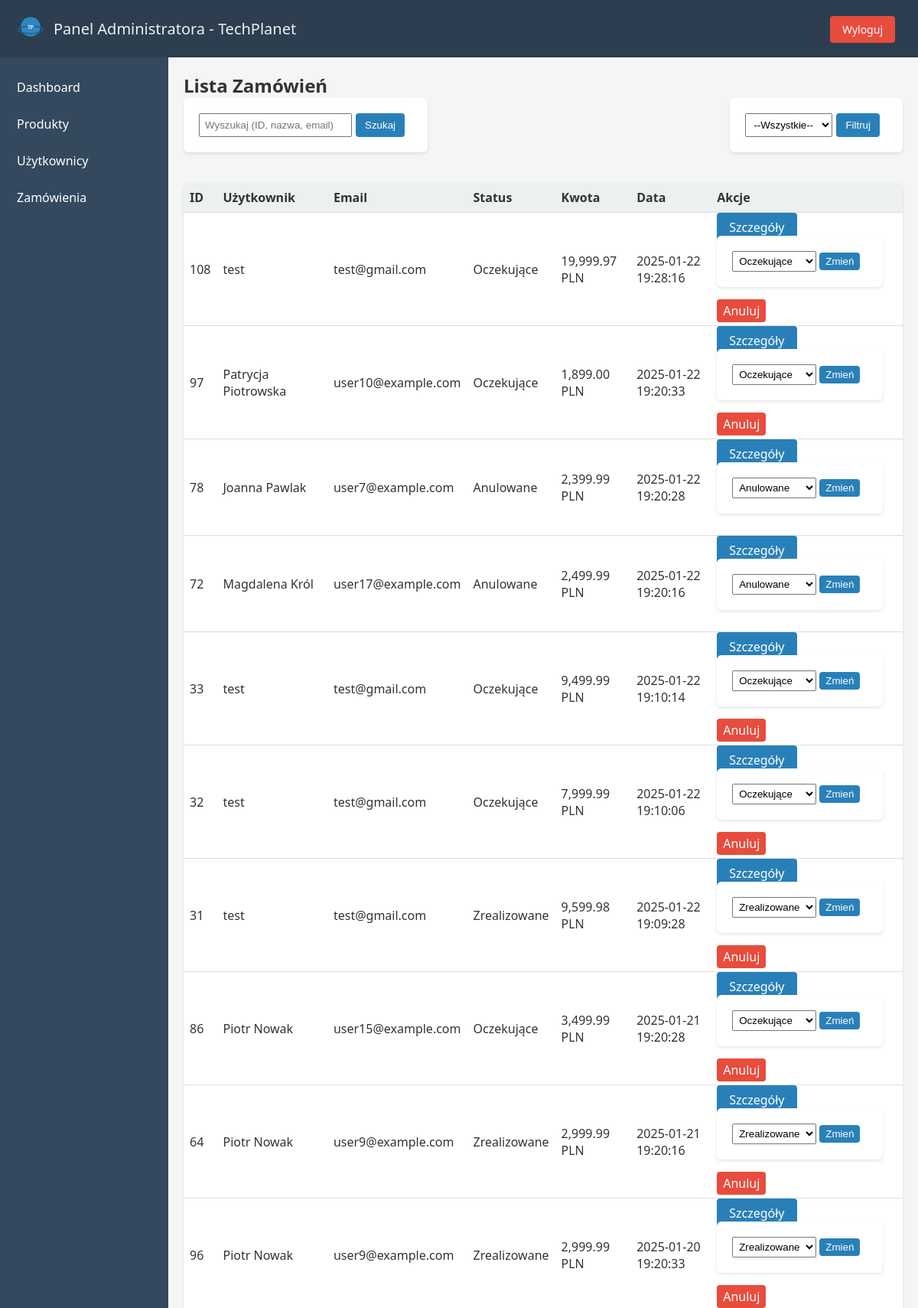
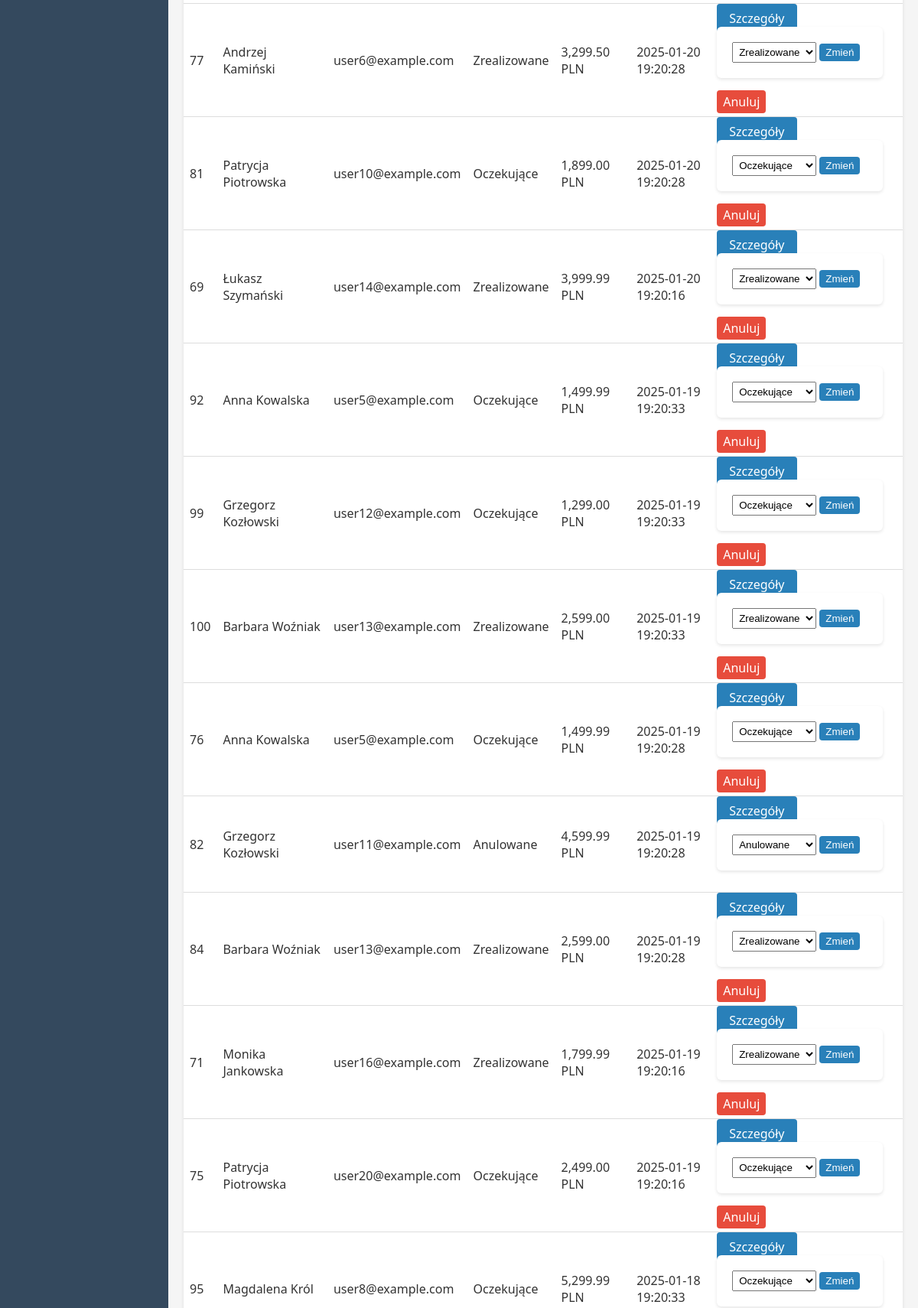
Page /public/index.php?controller=Admin&action=ordersList (signed in, upper part) on the committed database (2 pictures, top to bottom).
### tables this page shows
CREATE TABLE `orders` (
  `id` int(11) NOT NULL,
  `user_id` int(11) NOT NULL,
  `address_id` int(11) DEFAULT NULL,
  `total_price` decimal(10,2) NOT NULL,
  `status` enum('pending','completed','cancelled') DEFAULT 'pending',
  `created_at` timestamp NOT NULL DEFAULT current_timestamp(),
  `full_name` varchar(255) NOT NULL,
  `address` varchar(255) NOT NULL,
  `city` varchar(100) NOT NULL,
  `postal_code` varchar(20) NOT NULL,
  `phone_number` varchar(20) DEFAULT NULL
);

CREATE TABLE `users` (
  `id` int(11) NOT NULL,
  `name` varchar(100) NOT NULL,
  `email` varchar(100) NOT NULL,
  `password` varchar(255) NOT NULL,
  `created_at` timestamp NOT NULL DEFAULT current_timestamp(),
  `role` enum('user','admin') NOT NULL DEFAULT 'user',
  `birth_date` date DEFAULT NULL,
  `country` varchar(100) DEFAULT NULL
);

### app/Controllers/AdminController.php (called while the page is built, shortened)
<?php
class AdminController
{
    public function ordersList()
    {
        $search = $_GET['search'] ?? '';
        $status = $_GET['status'] ?? '';
        $orders = Order::getAllAdmin($search, $status);
        require __DIR__ . '/../Views/admin/admin_layout.php';
    }
}

### app/Models/Order.php (called while the page is built, shortened)
<?php
class Order
{
    public static function getAllAdmin($search = '', $status = '')
    {
        $pdo = connectDB();
        $sql = "
            SELECT o.*,
                   u.name AS user_name,
                   u.email AS user_email
            FROM orders o
            JOIN users u ON o.user_id = u.id
            WHERE 1=1
        ";
        $params = [];
        $sql .= " ORDER BY o.created_at DESC";
        $stmt = $pdo->prepare($sql);
        $stmt->execute($params);
        return $stmt->fetchAll(PDO::FETCH_ASSOC);
    }
}

### app/Views/admin/orders_list_view.php (the view, shortened to what this page needs)
<h2>Lista Zamówień</h2>
<div class="orders-filters" style="margin-bottom: 20px; display: flex; justify-content: space-between; align-items: center;">
  <form action="index.php" method="GET" style="display: flex; gap: 5px;">
    <input type="text" name="search"
           placeholder="Wyszukaj (ID, nazwa, email)"
           value="<?= htmlspecialchars($_GET['search'] ?? '') ?>"
           style="padding:6px; width:200px;">
    <button type="submit" class="btn" style="padding:6px 12px;">Szukaj</button>
  </form>
  <form action="index.php" method="GET" style="display: flex; gap: 5px;">
    <select name="status" style="padding:6px;">
      <option value="">--Wszystkie--</option>
    </select>
    <button type="submit" class="btn" style="padding:6px 12px;">Filtruj</button>
  </form>
</div>
<?php
function translateStatus($status) {
  switch ($status) {
    case 'pending':   return 'Oczekujące';
    case 'completed': return 'Zrealizowane';
    case 'cancelled': return 'Anulowane';
  }
  return $status;
}
?>
<?php if (empty($orders)): ?>
  <p>Brak zamówień spełniających kryteria.</p>
<?php else: ?>
  <table style="width: 100%; border-collapse: collapse;">
    <thead>
      <tr style="background-color: #f2f2f2;">
        <th style="padding: 8px; border-bottom: 1px solid #ddd;">ID</th>
        <th style="padding: 8px; border-bottom: 1px solid #ddd;">Użytkownik</th>
        <th style="padding: 8px; border-bottom: 1px solid #ddd;">Email</th>
        <th style="padding: 8px; border-bottom: 1px solid #ddd;">Status</th>
        <th style="padding: 8px; border-bottom: 1px solid #ddd;">Kwota</th>
        <th style="padding: 8px; border-bottom: 1px solid #ddd;">Data</th>
        <th style="padding: 8px; border-bottom: 1px solid #ddd;">Akcje</th>
      </tr>
    </thead>
    <tbody>
    <?php foreach ($orders as $o): ?>
      <tr>
        <td style="padding: 8px; border-bottom: 1px solid #ddd;"><?= $o['id'] ?></td>
        <td style="padding: 8px; border-bottom: 1px solid #ddd;"><?= htmlspecialchars($o['user_name'] ?? '') ?></td>
        <td style="padding: 8px; border-bottom: 1px solid #ddd;"><?= htmlspecialchars($o['user_email'] ?? '') ?></td>
        <td style="padding: 8px; border-bottom: 1px solid #ddd;">
          <?= translateStatus($o['status']) ?>
        </td>
        <td style="padding: 8px; border-bottom: 1px solid #ddd;">
          <?= number_format($o['total_price'],2) ?> PLN
        </td>
        <td style="padding: 8px; border-bottom: 1px solid #ddd;">
          <?= htmlspecialchars($o['created_at']) ?>
        </td>
        <td style="padding: 8px; border-bottom: 1px solid #ddd;">
          <a href="index.php?controller=Admin&action=orderDetails&id=<?= $o['id'] ?>"
             class="btn"
             style="margin-right: 4px;">
            Szczegóły
          </a>
          <form action="index.php?controller=Admin&action=orderUpdateStatus"
                method="POST"
                style="display:inline-block; margin-right: 4px;">
            <select name="status" style="padding:4px;">
              <option value="pending"   <?=($o['status']=='pending')?'selected':''?>>Oczekujące</option>
              <option value="completed" <?=($o['status']=='completed')?'selected':''?>>Zrealizowane</option>
              <option value="cancelled" <?=($o['status']=='cancelled')?'selected':''?>>Anulowane</option>
            </select>
            <button type="submit" class="btn" style="padding:4px 8px;">Zmień</button>
          </form>
          <?php if ($o['status'] !== 'cancelled'): ?>
            <a href="index.php?controller=Admin&action=orderCancel&id=<?= $o['id'] ?>"
               class="btn-delete"
               style="padding:4px 8px;"
               onclick="return confirm('Anulować zamówienie #<?= $o['id'] ?>?');">
              Anuluj
            </a>
          <?php endif; ?>
        </td>
      </tr>
    <?php endforeach; ?>
    </tbody>
  </table>
<?php endif; ?>

### public/css/styles_adminn.css (style rules this page uses)
* { margin: 0; padding: 0; box-sizing: border-box; }
body { font-family: 'Segoe UI', Tahoma, Geneva, Verdana, sans-serif; background-color: #f5f5f5; color: #333; }
table { width: 100%; border-collapse: collapse; background-color: #fff; margin-bottom: 20px; border-radius: 6px; overflow: hidden; box-shadow: 0 2px 4px rgba(0, 0, 0, 0.1); }
table th, table td { padding: 12px 15px; border-bottom: 1px solid #eee; text-align: left; }
table th { background-color: #ecf0f1; font-weight: bold; }
form { background-color: #fff; padding: 20px; border-radius: 6px; margin-bottom: 20px; box-shadow: 0 2px 4px rgba(0, 0, 0, 0.1); }
form button.btn { background-color: #2980b9; color: #fff; border: none; border-radius: 4px; padding: 10px 16px; cursor: pointer; transition: background-color 0.3s; }
.btn { background-color: #2980b9; color: #fff; padding: 8px 16px; border-radius: 4px; text-decoration: none; margin-right: 10px; transition: background-color 0.3s; }
.btn-delete { background-color: #e74c3c; color: #fff; padding: 8px 16px; border-radius: 4px; text-decoration: none; margin-right: 10px; transition: background-color 0.3s; }

### rows in the picture
orders: id "108", user.name "test", user.email "test@gmail.com", total_price "19,999.97", created_at "2025-01-22 19:28:16", status "Oczekujące"
orders: id "97", user.name "Patrycja Piotrowska", user.email "user10@example.com", total_price "1,899.00", created_at "2025-01-22 19:20:33", status "Oczekujące"
orders: id "78", user.name "Joanna Pawlak", user.email "user7@example.com", total_price "2,399.99", created_at "2025-01-22 19:20:28", status "Anulowane"
orders: id "72", user.name "Magdalena Król", user.email "user17@example.com", total_price "2,499.99", created_at "2025-01-22 19:20:16", status "Anulowane"
orders: id "33", user.name "test", user.email "test@gmail.com", total_price "9,499.99", created_at "2025-01-22 19:10:14", status "Oczekujące"
orders: id "32", user.name "test", user.email "test@gmail.com", total_price "7,999.99", created_at "2025-01-22 19:10:06", status "Oczekujące"
orders: id "31", user.name "test", user.email "test@gmail.com", total_price "9,599.98", created_at "2025-01-22 19:09:28", status "Zrealizowane"
orders: id "86", user.name "Piotr Nowak", user.email "user15@example.com", total_price "3,499.99", created_at "2025-01-21 19:20:28", status "Oczekujące"
orders: id "64", user.name "Piotr Nowak", user.email "user9@example.com", total_price "2,999.99", created_at "2025-01-21 19:20:16", status "Zrealizowane"
orders: id "96", user.name "Piotr Nowak", user.email "user9@example.com", total_price "2,999.99", created_at "2025-01-20 19:20:33", status "Zrealizowane"
orders: id "77", user.name "Andrzej Kamiński", user.email "user6@example.com", total_price "3,299.50", created_at "2025-01-20 19:20:28", status "Zrealizowane"
orders: id "81", user.name "Patrycja Piotrowska", user.email "user10@example.com", total_price "1,899.00", created_at "2025-01-20 19:20:28", status "Oczekujące"
orders: id "69", user.name "Łukasz Szymański", user.email "user14@example.com", total_price "3,999.99", created_at "2025-01-20 19:20:16", status "Zrealizowane"
orders: id "92", user.name "Anna Kowalska", user.email "user5@example.com", total_price "1,499.99", created_at "2025-01-19 19:20:33", status "Oczekujące"
orders: id "99", user.name "Grzegorz Kozłowski", user.email "user12@example.com", total_price "1,299.00", created_at "2025-01-19 19:20:33", status "Oczekujące"
orders: id "100", user.name "Barbara Woźniak", user.email "user13@example.com", total_price "2,599.00", created_at "2025-01-19 19:20:33", status "Zrealizowane"
orders: id "76", user.name "Anna Kowalska", user.email "user5@example.com", total_price "1,499.99", created_at "2025-01-19 19:20:28", status "Oczekujące"
orders: id "82", user.name "Grzegorz Kozłowski", user.email "user11@example.com", total_price "4,599.99", created_at "2025-01-19 19:20:28", status "Anulowane"
orders: id "84", user.name "Barbara Woźniak", user.email "user13@example.com", total_price "2,599.00", created_at "2025-01-19 19:20:28", status "Zrealizowane"
orders: id "71", user.name "Monika Jankowska", user.email "user16@example.com", total_price "1,799.99", created_at "2025-01-19 19:20:16", status "Zrealizowane"
orders: id "75", user.name "Patrycja Piotrowska", user.email "user20@example.com", total_price "2,499.00", created_at "2025-01-19 19:20:16", status "Oczekujące"
orders: id "95", user.name "Magdalena Król", user.email "user8@example.com", total_price "5,299.99", created_at "2025-01-18 19:20:33", status "Oczekujące"
